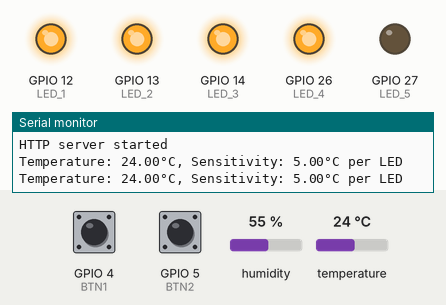
This sketch was run on a simulated ESP32. Parts: output pins drawn as LEDs (lit = HIGH), the last lines printed to the serial monitor. The inputs (shaded band) are chosen by the test bench; at power-on: temperature 24 °C, GPIO 4 (BTN1) HIGH, GPIO 5 (BTN2) HIGH, humidity 55 %. WiFi joins after 1.5 s; servers stay silent unless stated.

Above: at 2.7 s.
2.8 s: temperature set to 21 °C
4.7 s: temperature set to 18 °C
At 6.5 s:
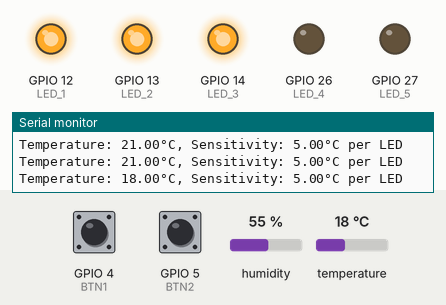
7.0 s: temperature set to 16 °C
8.8 s: temperature set to 13 °C
At 10.1 s:
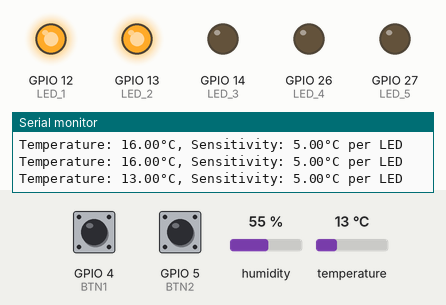
11.1 s: temperature set to 28 °C
At 12.6 s:
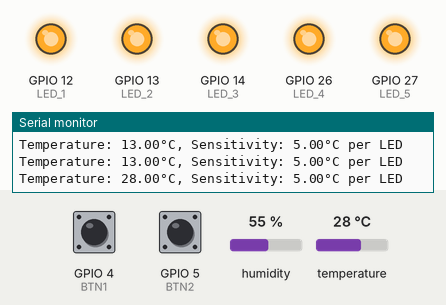
13.1 s: temperature set to 26 °C
14.8 s: temperature set to 23 °C
At 16.2 s:
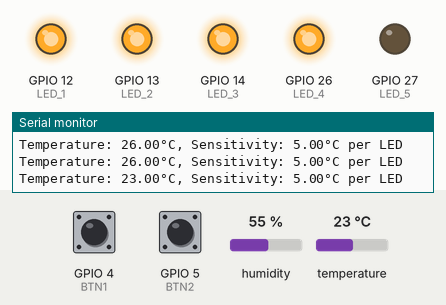
Timing chart, 0 to 17.8 s (numbered marks = the images above; inputs shaded):
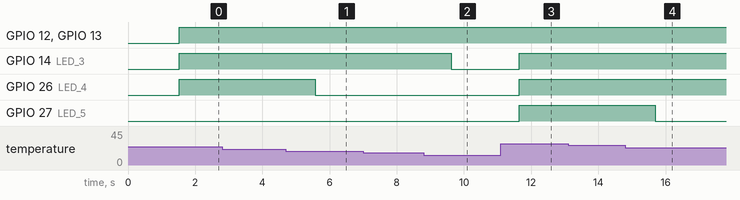

Measured:
- the behaviour switches between 20 and 19 °C on temperature (found by bisection; images 0 and 1)
- the behaviour switches between 15 and 14 °C on temperature (found by bisection; images 1 and 2)
- the behaviour switches between 25 and 24 °C on temperature (found by bisection; images 3 and 4)
- after the input at 4.7 s, GPIO 26 (LED_4): HIGH → LOW after 0.88 s
- after the input at 8.8 s, GPIO 14 (LED_3): HIGH → LOW after 0.82 s
- after the input at 11.1 s, GPIO 14 (LED_3), GPIO 26 (LED_4), GPIO 27 (LED_5): LOW → HIGH after 0.55 s
- after the input at 14.8 s, GPIO 27 (LED_5): HIGH → LOW after 0.90 s

The sketch:

TP3_Harware.ino
```cpp
#include <WiFi.h>
#include <WebServer.h>
#include <DHT.h>

#define LED_1 12
#define LED_2 13
#define LED_3 14
#define LED_4 26
#define LED_5 27
#define DHTPIN 21
#define BTN1 4
#define BTN2 5

void PrenderLeds(float temperature);
void CambiarTemp();
void handleRoot();
void ApagarLEDS();

DHT dht(DHTPIN, DHT11);

float temp_minima = 5.0;
int cant_Leds = 0;

WebServer server(80); // Puerto 80 HTTP

void setup() {
  Serial.begin(115200);

  WiFi.begin("IoTB", "inventaronelVAR");
  Serial.print("Connecting to WiFi...");
  while (WiFi.status() != WL_CONNECTED) {
    delay(500);
    Serial.print("Conectando...");
  }
  Serial.println("\nConnected to WiFi");
  Serial.print("IP address: ");
  Serial.println(WiFi.localIP());

  server.on("/", handleRoot);
  server.begin();
  Serial.println("HTTP server started");

  dht.begin();

  pinMode(LED_1, OUTPUT);
  pinMode(LED_2, OUTPUT);
  pinMode(LED_3, OUTPUT);
  pinMode(LED_4, OUTPUT);
  pinMode(LED_5, OUTPUT);
  pinMode(BTN1, INPUT_PULLUP);
  pinMode(BTN2, INPUT_PULLUP);
}

void loop() {
  float temperature = dht.readTemperature();
  if (isnan(temperature)) {
    Serial.println("Failed to read from DHT sensor!");
    return;
  }

  CambiarTemp();

  Serial.print("Temperature: ");
  Serial.print(temperature);
  Serial.print("°C, Sensitivity: ");
  Serial.print(temp_minima);
  Serial.println("°C per LED");

  ApagarLEDS();
  if (temperature < temp_minima){
    PrenderLeds(false, false, false, false, false);
    cant_Leds = 0;
  }

  if (temperature >= temp_minima){
    PrenderLeds(true, false, false, false, false);
    cant_Leds = 1;
  }
  if (temperature >= temp_minima + 5){
    PrenderLeds(true, true, false, false, false);
    cant_Leds = 2;
  }
  if (temperature >= temp_minima + 10){
    PrenderLeds(true, true, true, false, false);
    cant_Leds = 3;
  }
  if (temperature >= temp_minima + 15){
    PrenderLeds(true, true, true, true, false);
    cant_Leds = 4;
  }
  if (temperature >= temp_minima + 20){
    PrenderLeds(true, true, true, true, true);
    cant_Leds = 5;
  }

  server.handleClient();

  delay(1000);
}
void PrenderLeds(bool LED1, bool LED2, bool LED3, bool LED4, bool LED5)
{
  digitalWrite(LED_1, LED1);
  digitalWrite(LED_2, LED2);
  digitalWrite(LED_3, LED3);
  digitalWrite(LED_4, LED4);
  digitalWrite(LED_5, LED5);
}

void CambiarTemp() {
  if (digitalRead(BTN1) == LOW) {
    temp_minima += 1.0;
    delay(250);
  }
  if (digitalRead(BTN2) == LOW) {
    temp_minima -= 1.0;
    if (temp_minima < 1.0) temp_minima = 1.0;
    delay(250);
  }
}

void ApagarLEDS(){
    digitalWrite(LED_1, LOW);
    digitalWrite(LED_2, LOW);
    digitalWrite(LED_3, LOW);
    digitalWrite(LED_4, LOW);
    digitalWrite(LED_5, LOW);
}

void handleRoot() {
  float temperature = dht.readTemperature();
  if (isnan(temperature)) {
    server.send(200, "text/plain", "Failed to read from DHT sensor!");
    return;
  }

  String html = "<!DOCTYPE html><html><head><title>Temperature Sensor</title></head><body>";
  html += "<style>.led { width: 20px; height: 20px; border: 2px solid black; border-radius: 50%; display: inline-block; margin: 5px; }</style>";
  html += "<h1>Temperature Sensor Data</h1>";
  html += "<p>Temperature: " + String(temperature) + " °C</p>";
  html += "<p>Sensitivity: " + String(temp_minima) + " °C per LED</p>";

  html += "<div>";
  for (int i = 0; i < 5; i++){

    if (i < cant_Leds){
      html += "<div class='led' style='background-color: green;'></div>";
    }

    else {
      html += "<div class='led' style='background-color: grey;'></div>";
    }
  }
  html += "</div>";
  html += "</body></html>";
  server.send(200, "text/html", html);
}
```
